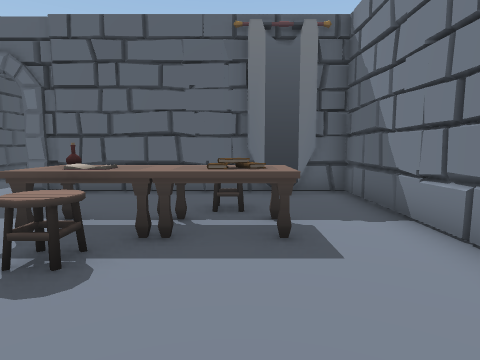
[1] (above)

17 first-person views from a walk through a 3-D level made in the Unity game engine. The camera is 1.2 m above the floor, tilts 6° down and sees 75° across. The floor is counted in squares, 1 m on a side. Each view is taken from the middle of a square. On the plan, view 1 faces up. The plan holds only what a view shows up to about 13 squares ahead; the rest is blank. The place goes on beyond the plan. The player is left out.

[2]
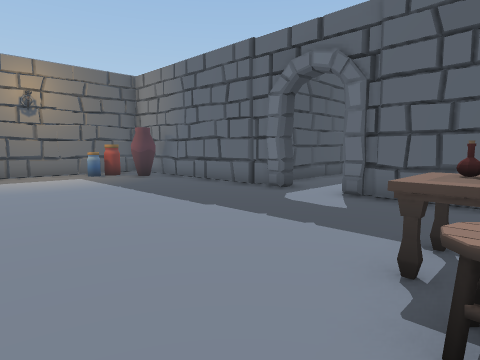

[3]
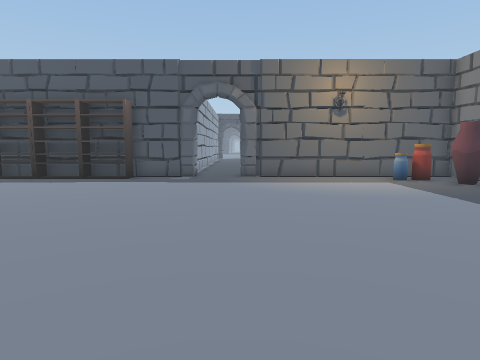

[4]
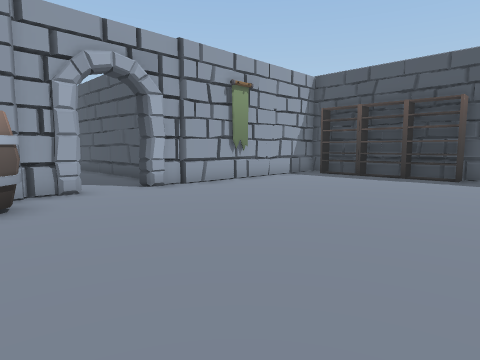

[5]
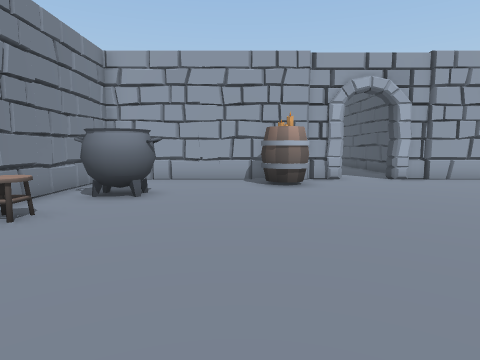

[6]
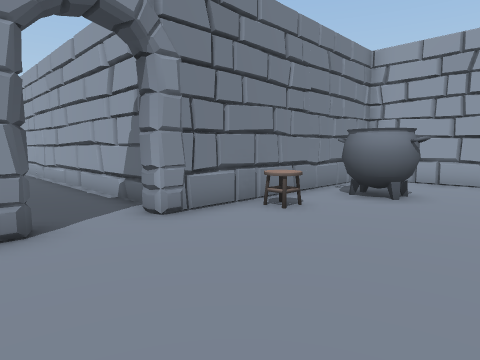

[7]
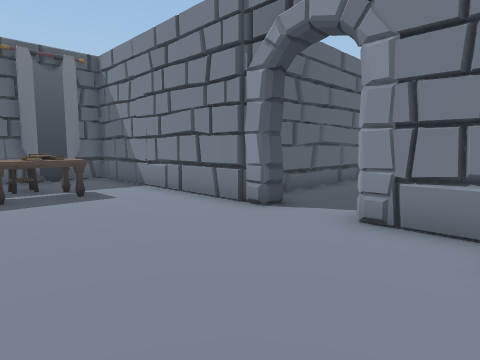

[8]
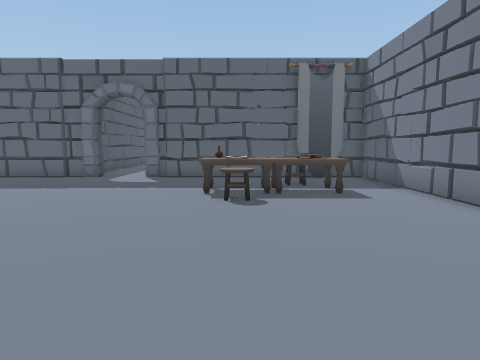

[9]
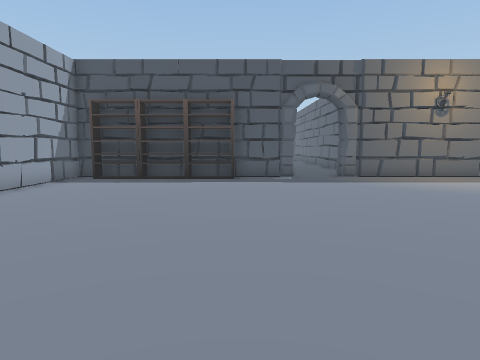

[10]
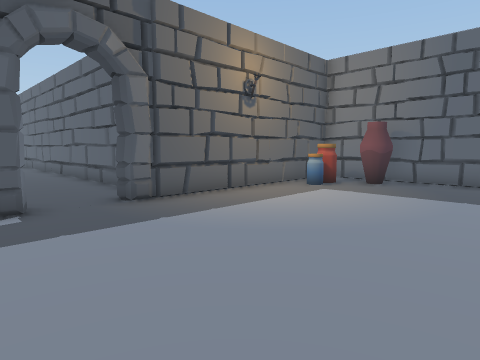

[11]
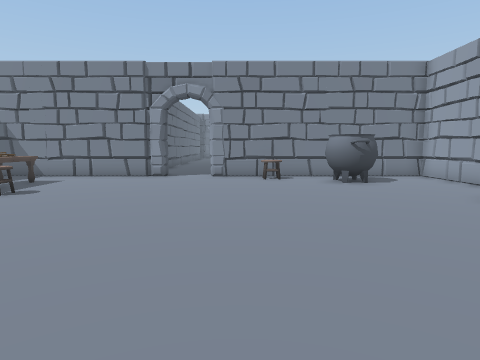

[12]
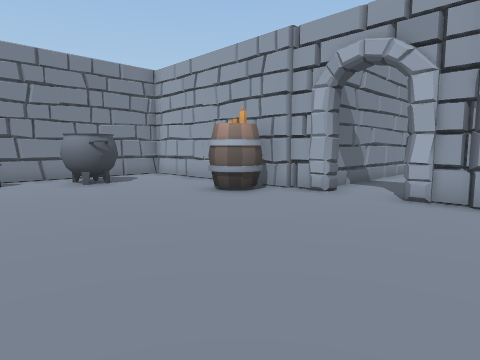

[13]
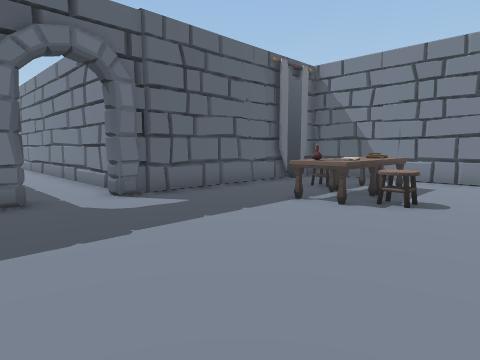

[14]
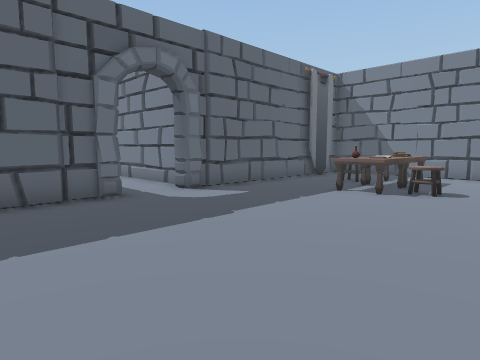

[15]
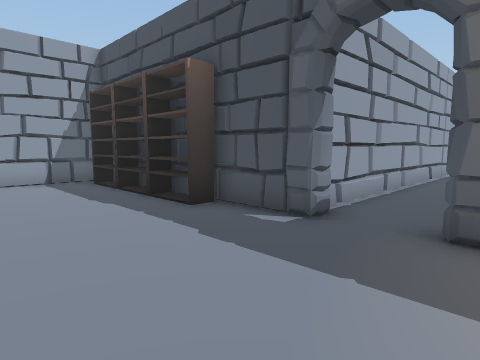

[16]
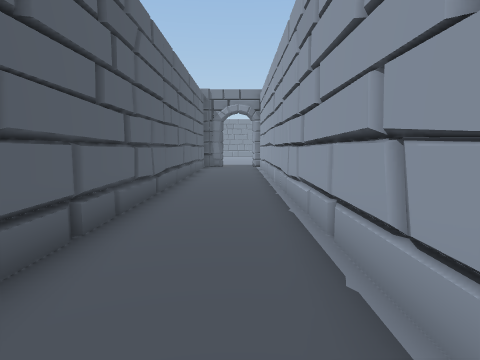

[17]
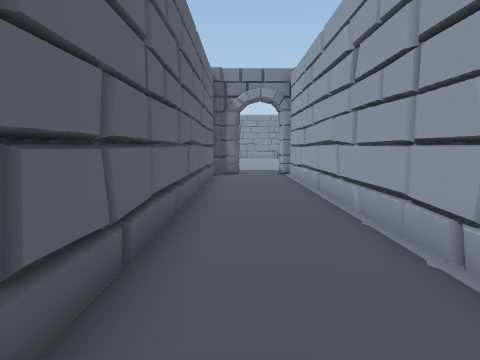

### Floor plan
Points are (right, up) in squares from view 1. A wall is a line through its corners. A room is listed if a view was taken in it or the views show most of it. See-through windows are left out.
Room 1 (views 1, 2, 3, 4, 5, 6, 7, 8, 9, 10, 11, 12, 13, 14, 15, 16, 17)
walls: (3.2, 0) (2.8, 0.1) (2.8, 8.4) (-5.7, 8.4); (3.3, 0) (2.8, 0.1); (-5.7, -10.5) (-5.1, -10.5); (-5.7, -10.6) (-4.5, -10.6); (-4.5, -10.5) (2.8, -10.5) (2.8, -1.8); (-8.2, -10.5) (-7.8, -10.5) (-7.5, -10.9); (-7.5, 8.8) (-7.7, 8.4) (-16.5, 8.4) (-16.5, 0.2) (-16.9, 0); (-8.9, -10.5) (-8.8, -10.6) (-8.1, -10.6); (-8.7, 8.7) (-8.9, 8.3); (4, -2.2) (22.1, -2.2); (-8.8, 8.7) (-9.1, 8.3); (-16.5, -1.7) (-16.5, -10.5) (-9, -10.5) (-8.7, -10.9); (-5.3, 9.5) (-5.3, 15.5); (-8.7, -13) (-8.7, -14.9); (-19.2, 1.2) (-24.4, 1.2); (-8.7, 12.9) (-8.7, 10.2); (-5.3, -16.5) (-5.3, -11.9); (-24.5, -2.2) (-17.8, -2.2); (22.1, 1.2) (4.6, 1.2)
low walls: (-5.7, 8.4) (-5.8, 9)
objects: shelf (-16, -9); shelf (-16, -7) to (-16, -6); shelf (-16, -5) to (-16, -4); potion (-16, 7) to (-15, 7); potion (-15, 6); pot (-14, 7) to (-14, 8); barrel (-4, -10) to (-3, -9); table (-3, 4); bottle (-3, 5); other object (-2, 3); books (-2, 4) to (-2, 5); table (-1, 4) to (-1, 5); cauldron (0, -8) to (2, -6); other object (0, 4); books (0, 5); other object (0, 6); table (1, 4) to (1, 5); flag (1, 8); other object (2, -4)

Where each view was taken, in squares from view 1:
view 1: 0 up, 0 right, facing up
view 2: 1 up, 2 left, facing up-left
view 3: 0 up, 4 left, facing left
view 4: 2 down, 3 left, facing down-left
view 5: 1 up, 2 left, facing down
view 6: 1 up, 2 left, facing down-right
view 7: 4 down, 2 left, facing up-right
view 8: 4 down, 2 left, facing up
view 9: 4 down, 4 left, facing left
view 10: 3 down, 10 left, facing up-left
view 11: 3 down, 10 left, facing right
view 12: 3 down, 10 left, facing down-right
view 13: 1 up, 9 left, facing up-right
view 14: 1 up, 11 left, facing up-right
view 15: 1 up, 12 left, facing down-left
view 16: 1 down, 4 right, facing right
view 17: 0 up, 9 right, facing right
